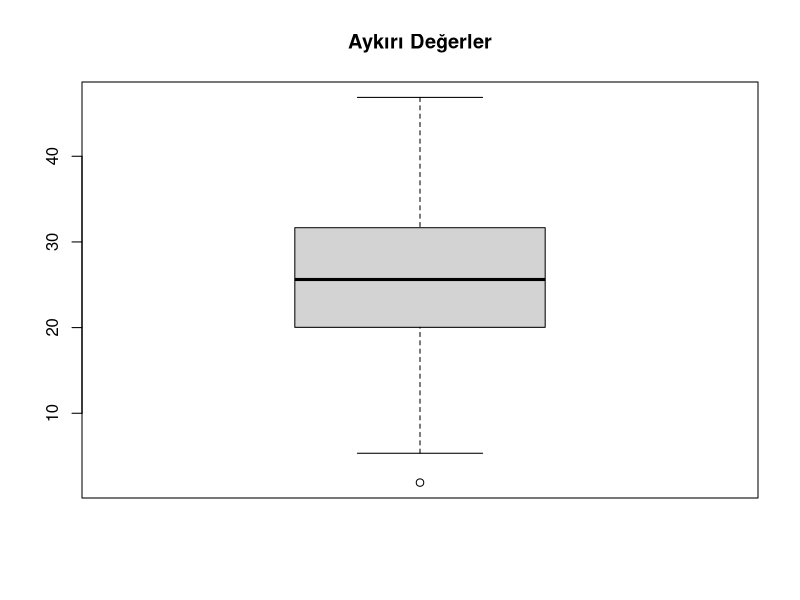
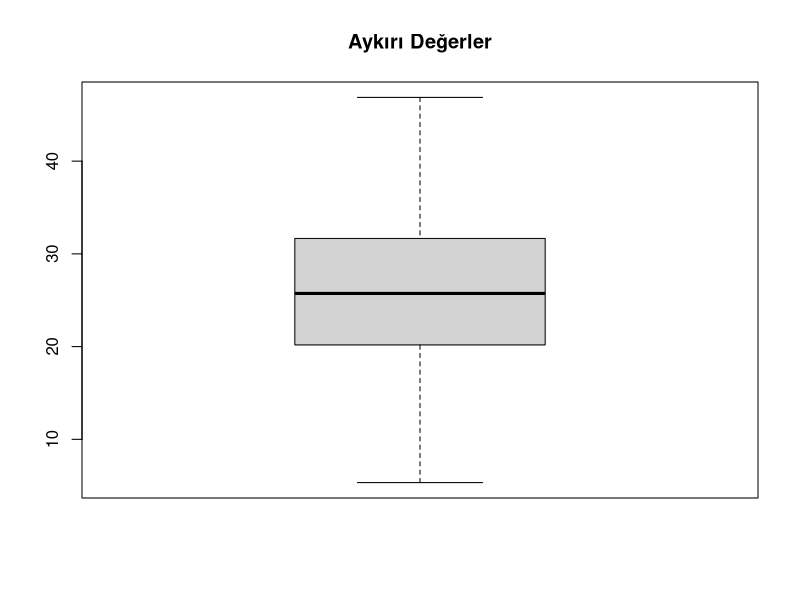
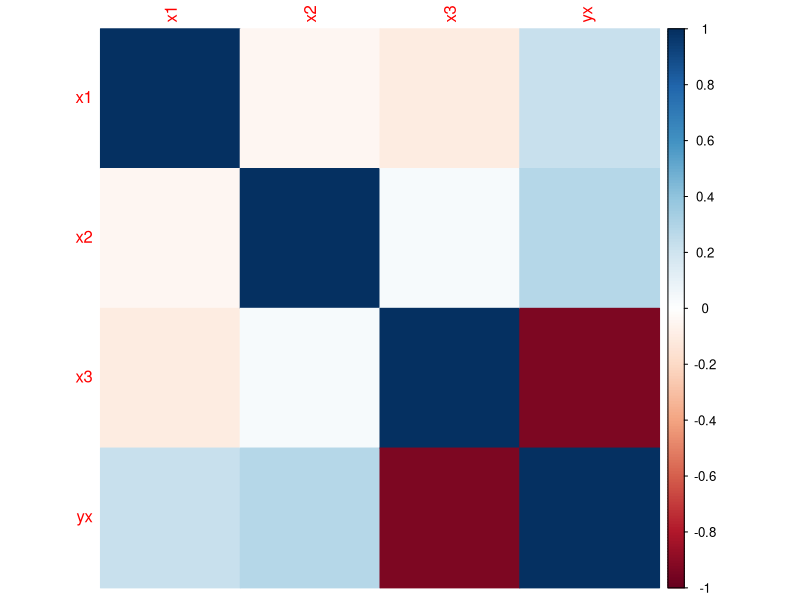
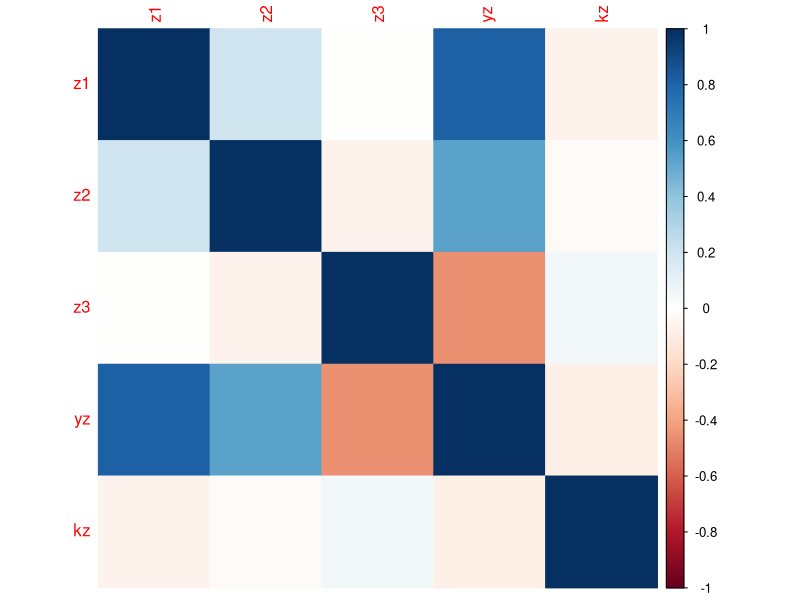

R code for these plots, in order:
library(corrplot)   # Korelasyon ilişkisi için martis karşılaştırma grafiği çizer

### 1.Adım: SENTETİK VERİ OLUŞTURMA 

#Tekrarlanabilirilik için tohum ekiyoruz(set.seed)
set.seed(123) 
## veri1: lineer ilişki içeren veri seti
# x1 için ortalaması 25 sapması 10 olan veri üretir 

n <- 100  #Gözlem Sayısı

veri1 <- data.frame( x1 = rnorm(n, mean = 25, sd = 10),  # Bağımsız değişken 
                     x2 = rnorm(n, mean = 30, sd = 5),   # Bağımsız değişken 
                     x3 = rnorm(n, mean = 10, sd = 20)   # Bağımsız değişken 
                     ) 

# Bağımlı değişken (x'lerden etkilenen, sabit değeri ve rastlantısal değer içeren stokastik bir 
# regresyon model yapısı kuruyoruz)
# Deterministik Model: Matematiksel Model (2 + 0.5*veri1$x1 + 2*veri1$x2 - 1.5*veri1$x3) sonucu tahmin edilebilen.
# Stokastik Model: istatistiksel Model (2 + 0.5*veri1$x1 + 2*veri1$x2 - 1.5*veri1$x3 + rnorm(n, mean = 0, sd = 0.5) sonucu istatistiksel yöntemlerle aranan.

veri1$yx <- 2 + 0.5*veri1$x1 + 2*veri1$x2 - 1.5*veri1$x3 + rnorm(n, mean = 0, sd = 0.5) # Bağımlı Değişken

## veri2: sayısal + kategorik 

veri2 <- data.frame( z1 = rnorm(n, mean = 40, sd = 16),  # Bağımsız değişken
                     z2 = rnorm(n, mean = 65, sd = 5),   # Bağımsız değişken
                     z3 = rnorm(n, mean = 15, sd = 35)   # Bağımsız değişken
                     ) 
# Bağımlı değişken 
veri2$yz <- 2*veri2$z1 + 3*veri2$z2 - 0.5*veri2$z3 + rnorm(n, mean = 0, sd = 3.5) # Bağımlı değişken

# ikinci veri setimize kategorik değişken de atayalım. 
veri2$kz <- sample(c("A","B","C"), n, replace = TRUE)   # Kategorik değişken

# Oluşturduğumuz veri setlerinin ilk 6 satırı ve başlıklarını görelim
head(veri1)
head(veri2)

# Verimiz sentetik ama analiz için yine de veri yapısına bakalım.
str(veri1)
str(veri2)  # Kategorik veri sütunu "chr" türünde.

### 2. Adım: EKSİK DEĞERLERİN KONTROLÜ

# Eksik veri tespiti yapalım, veride eksik olmadığını biliyoruz ama yöntemi görelim.
# Veri data frame olduğu için tek tek değişkenlere tespit yapmıyoruz.
colSums(is.na(veri1))
colSums(is.na(veri2))

# Deneme için bir veriyi NA yapalım.
veri1$x1[3] <- NA

# Tekrar NA kontrolü yapalım.
colSums(is.na(veri1))

### 3. Adım: - EKSİK DEĞERLERİN DOLDURULMASI

# Veri setimizde eksik veri çıkmadı ama çıksaydı ilgili sütun adını vererek
# mean (ortalama) değer ile doldurmak için aşağıdaki komut setini kullanacaktık.
veri1$x1[is.na(veri1$x1)] <- mean(veri1$x1, na.rm = TRUE)

# Tekrar NA kontrolü yapalım.
colSums(is.na(veri1))

# Ortalama ile doldurduğumuz veri x1 sütunu 3.sırada
head(veri1)

### 4. Adım: KATEGORİK DEĞİŞKENLERİN SAYISALA ÇEVRİLMESİ

# Hangi kategori değeri hangi sayıya denk geliyor sıralamadan anlıyoruz.
levels(as.factor(veri2$kz))

# Kategorik değerleri sayıya çeviriyoruz.
veri2$kz <- as.numeric(as.factor(veri2$kz))

# Kontrol edelim.
# Artık her iki veri setimizde numerik yapısında, analize başlamak için bir adım kaldı.
str(veri2)
head(veri2)

### 5. Adım: SAYISAL VERİLERİN STANDARDİZASYONU

# Standardizasyon bağımsız değişkenlere uygulanır.
# Örn; veri1'de x1, x2, ve x3 için standardizasyonu z-skoru ile yapabiliriz.
zskore_x1 <- scale(veri1$x1)
zskore_x2 <- scale(veri1$x2)
zskore_x3 <- scale(veri1$x3)
zskore_z1 <- scale(veri2$z1)
zskore_z2 <- scale(veri2$z2)
zskore_z3 <- scale(veri2$z3)

### 6. Adım: AYKIRI DEĞER TESPİTİ

# Alt ve Üst çeyreklikleri hesaplama
Q1 <- quantile(veri1$x1, 0.25) 
Q3 <- quantile(veri1$x1, 0.75) 

# Alt ve Üst sınırları hesaplama
IQR <- Q3 - Q1

lower_bound <- Q1 - 1.5 * IQR
upper_bound <- Q3 + 1.5 * IQR

# Aykırı değerleri belirleme
outliers <- veri1$x1[veri1$x1 < Q1 - 1.5*IQR | veri1$x1 > Q3 + 1.5*IQR] 

# Bulduğumuz değerleri ekrana yazdıralım
upper_bound
lower_bound
outliers

# Aykırı değer var ise boxplot grafiğinde de görünüyor olmalı
boxplot(veri1$x1, main="Aykırı Değerler")

# Aykırı değerin bulunduğu satırı bulalım
aykiri_satirlar <- which(veri1$x1 < lower_bound | veri1$x1 > upper_bound)
aykiri_satirlar

# Bulduğumuz aykırı değer 72.satırda, değerini NA yapalım 
veri1$x1[72] <- NA
# NA satırı Ortalama ile tekrar dolduralım
veri1$x1[is.na(veri1$x1)] <- mean(veri1$x1, na.rm = TRUE)
# Aykırı değer görünmüyor olmalı
boxplot(veri1$x1, main="Aykırı Değerler")

### 7. Adım: KORELASYON ANALİZİNİ YAPIYORUZ

# veri1 için korelasyon katsayısı hesaplama
cor_veri1 <- cor(veri1)
cor_veri1
# Korelasyon matrisini çizdiriyoruz
corrplot(cor_veri1, method = "color")

# veri2 için korelasyon katsayısı hesaplama
cor_veri2 <- cor(veri2)
cor_veri2
# Korelasyon matrisini çizdiriyoruz
corrplot(cor_veri2, method = "color")

### 8.Adım: ÇOKLU DOĞRUSAL REGRESYON MODELİ İLE İNCELİYORUZ

# Bağımsız değişkenlerin "x1, x2, x3" bağımlı değişkeni yordama gücünü inceliyoruz.
model_veri1 <- lm(yx ~ x1 + x2 + x3, data = veri1)
summary(model_veri1)

model_veri2 <- lm(yz ~ z1 + z2 + z3 + kz, data = veri2)
summary(model_veri2)
